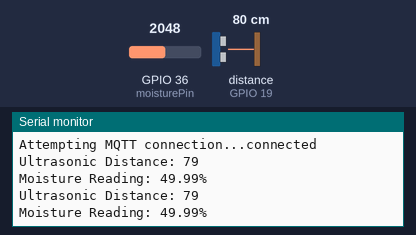
Simulated run of this sketch. Board: ESP32. Parts: the last lines printed to the serial monitor. Wiring (inferred from the names in the program): ultrasonic range finder: trigger GPIO 18; echo GPIO 19. The inputs (shaded band) are chosen by the test bench; at power-on: distance to the obstacle (sensor on GPIO 19) 80 cm, GPIO 36 (moisturePin) = 2048. The echo pulse lasts 58.3 µs per cm; WiFi joins after 1.5 s; servers stay silent unless stated; random numbers use the default seed unless the sketch sets one; no MQTT or app messages arrive unless stated.

Above: at 2.8 s.
2.9 s: distance to the obstacle (sensor on GPIO 19) set to 2 cm
At 4.0 s:
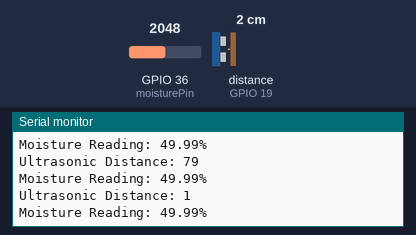
4.4 s: GPIO 36 (moisturePin) set to 2866
At 5.5 s:
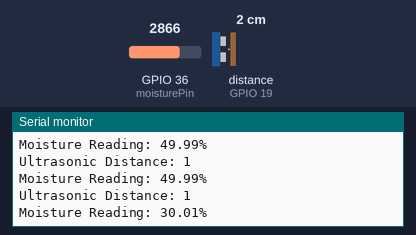
5.9 s: distance to the obstacle (sensor on GPIO 19) set to 4 cm
At 7.2 s:
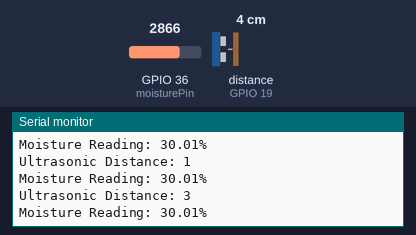
7.4 s: GPIO 36 (moisturePin) set to 3603
At 8.5 s:
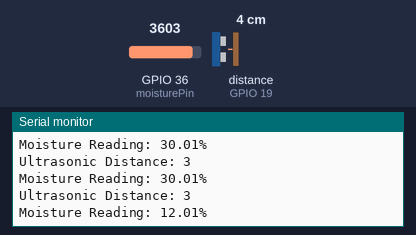
Timing chart, 0 to 9.9 s (numbered marks = the images above; inputs shaded):
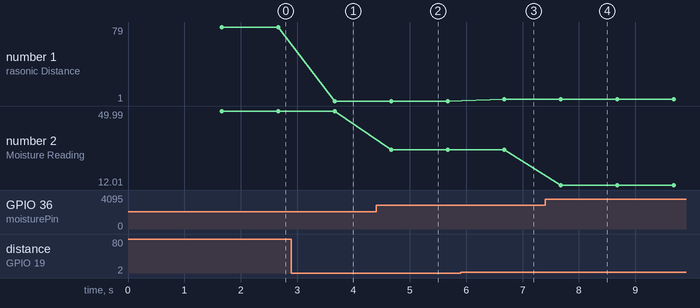

The sketch:

main2.ino
```cpp
#include <WiFi.h>
#include <PubSubClient.h>

const char* ssid = "Wan Galaxy S23+";
const char* password = "Serirahmat2233";
const char* mqtt_server = "91.121.93.94";

const int triggerPin = 18; // Pin connected to the trigger pin of the ultrasonic sensor
const int echoPin = 19;    // Pin connected to the echo pin of the ultrasonic sensor
const int moisturePin = A0; // Pin connected to the moisture sensor

WiFiClient espClient;
PubSubClient client(espClient);

void setup() {
  delay(100);
  Serial.begin(115200);
  while (!Serial);

  // Set up the ultrasonic sensor pins
  pinMode(triggerPin, OUTPUT);
  pinMode(echoPin, INPUT);

  // Set up the moisture sensor pin
  pinMode(moisturePin, INPUT); // Set moisture pin as INPUT

  // We start by connecting to a WiFi network
  Serial.println();
  Serial.print("Connecting to ");
  Serial.println(ssid);

  WiFi.begin(ssid, password);

  while (WiFi.status() != WL_CONNECTED) {
    delay(500);
    Serial.print(".");
  }

  Serial.println("");
  Serial.println("WiFi connected");
  Serial.println("IP address: ");
  Serial.println(WiFi.localIP());

  client.setServer(mqtt_server, 1883);
}

void loop() {
  if (!client.connected()) {
    reconnect();
  }

  char ultrasonicOutput[8]; // Assuming the value will be within a single digit
  char moistureOutput[8]; // Assuming the value will be within a single digit

  long duration, distance;

  // Trigger the ultrasonic sensor to measure distance
  digitalWrite(triggerPin, LOW);
  delayMicroseconds(2);
  digitalWrite(triggerPin, HIGH);
  delayMicroseconds(10);
  digitalWrite(triggerPin, LOW);

  duration = pulseIn(echoPin, HIGH);
  distance = duration * 0.034 / 2; // Calculate distance in centimeters

  snprintf(ultrasonicOutput, sizeof(ultrasonicOutput), "%d", distance); // Convert distance to string

  Serial.print("Ultrasonic Distance: ");
  Serial.println(ultrasonicOutput);
  client.publish("sensor/ultrasonic", ultrasonicOutput);

  int sensor_analog = analogRead(moisturePin);
  float _moisture = (100 - ((sensor_analog / 4095.00) * 100));

  snprintf(moistureOutput, sizeof(moistureOutput), "%.2f", _moisture); // Convert moisture reading to string with 2 decimal places

  Serial.print("Moisture Reading: ");
  Serial.print(_moisture);
  Serial.println("%");
  client.publish("sensor/moisture", moistureOutput);

  delay(1000);
}

void reconnect() {
  // Loop until we're reconnected
  while (!client.connected()) {
    Serial.print("Attempting MQTT connection...");
    // Create a random client ID
    String clientId = "ESP8266Client-";
    clientId += String(random(0xffff), HEX);
    // Attempt to connect
    if (client.connect(clientId.c_str())) {
      Serial.println("connected");
    } else {
      Serial.print("failed, rc=");
      Serial.print(client.state());
      delay(5000);
    }
  }
}
```

Measured:
- after the input at 2.9 s, the serial monitor: prints a new line after 0.77 s (image 1)
- after the input at 4.4 s, the serial monitor: prints a new line after 0.27 s (image 2)
- after the input at 5.9 s, the serial monitor: prints a new line after 0.77 s (image 3)
- after the input at 7.4 s, the serial monitor: prints a new line after 0.28 s (image 4)
- plotted number 1: 79 → 1 after the input at 2.9 s, 1 → 3 after the input at 5.9 s
- plotted number 2: 49.99 → 30.01 after the input at 4.4 s, 30.01 → 12.01 after the input at 7.4 s
